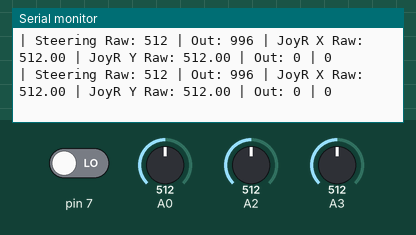
A sketch run on a simulated Arduino Uno, built with avr-gcc and run on an emulated ATmega328P. On the bench: the last lines printed to the serial monitor. The test bench sets the inputs (shaded band); at power-on: A2 = 512, A0 = 512, A3 = 512, pin 7 LOW.

Above: at 1.2 s.
1.3 s: A2 set to 397
At 1.46 s:
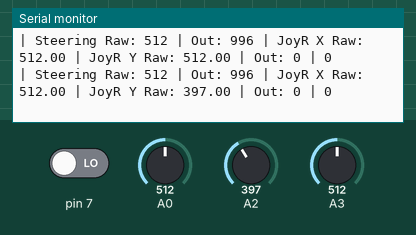
4.3 s: A2 set to 372
At 4.4 s:
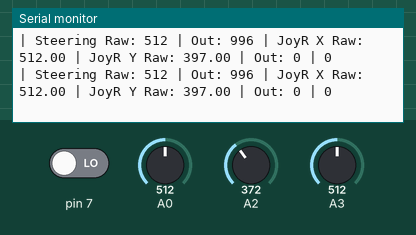
7.3 s: A0 set to 109
At 7.36 s:
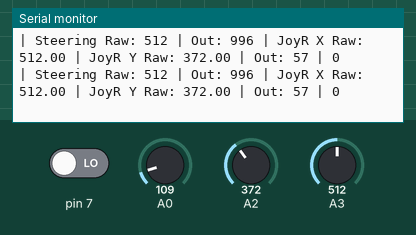
8.8 s: A0 set to 94
At 8.84 s:
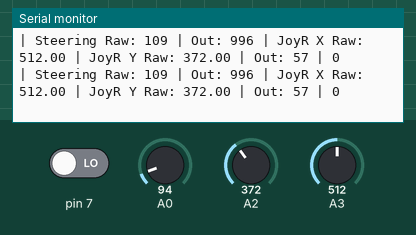
11.8 s: A3 set to 106
At 11.9 s:
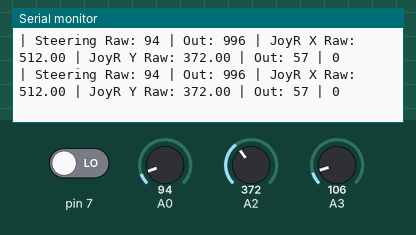
14.8 s: A3 set to 89
At 14.83 s:
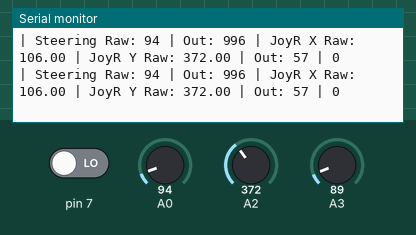
Timing chart, 0 to 17.8 s (numbered marks = the images above; inputs shaded):
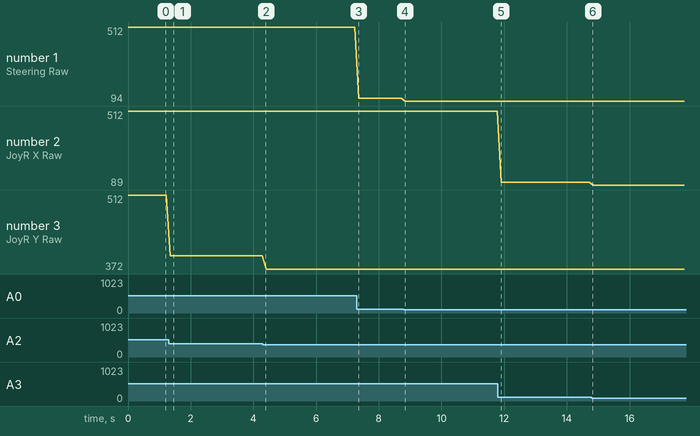

The sketch:

joysticksensoronly.ino
```cpp
int bias = 0;
int trimm_steer = -4;
int trimm_joyry = 0;
static int cutoff_steer = 60;
static int deadzone_steer = 4;
static int cutoff_joyrx = 100;
static int deadzone_joyrx = 3;
static int cutoff_joyry = 100;
static int deadzone_joyry = 3;

void setup() {
  // put your setup code here, to run once:
  pinMode(A0, INPUT);
  pinMode(A1, INPUT);
  pinMode(A2, INPUT);
  pinMode(A3, INPUT);
  pinMode(7, INPUT);
  Serial.begin(9600);
}
int scale(double in, int maxvalue) { //Input needs to start from 0
  int out = (in / maxvalue) * 1000;
  return out;
}

void loop() {
  //Steuerung
  int readsteer = analogRead(A0); //782-1023 linear Mitte bei 903
  int out_steer = readsteer;
  if (readsteer > 903 - deadzone_steer && readsteer < 903 + deadzone_steer) out_steer = 903;
  if (readsteer > 903 + cutoff_steer) out_steer = 903 + cutoff_steer;
  if (readsteer < 903 - cutoff_steer) out_steer = 903 - cutoff_steer;
  out_steer = out_steer - 782 - cutoff_steer; //Adjust to 0-241 INVERTED!
  out_steer = scale(out_steer, 241-2*cutoff_steer)+trimm_steer; //Scale to 0-1000 INVERTED!
  out_steer = -(out_steer-1000);
  //Rechter Joystick Y-Achse
  double yachse = analogRead(A2); //140-970
  int out_joyry = yachse;
  if (yachse > 246 - deadzone_joyry && yachse < 246 + deadzone_joyry) out_joyry = 246;
  out_joyry = out_joyry - 140; //Adjust
  if (out_joyry>246) out_joyry=246;
  out_joyry = scale(out_joyry, 246)+trimm_joyry; //Scale to 0-1000 I
  if (out_joyry>400 && out_joyry <600) out_joyry=500;
  out_joyry = -(out_joyry-1000);
  double xachse = analogRead(A3); //140-970
  boolean switcha = digitalRead(7);


  //Reset Bias with Input
  Serial.print("| Steering Raw: ");
  Serial.print(readsteer);
  Serial.print(" | Out: ");
  Serial.print(out_steer);
  Serial.print(" | JoyR X Raw: ");
  Serial.print(xachse);
  Serial.print(" | JoyR Y Raw: ");
  Serial.print(yachse);
  Serial.print(" | Out: ");
  Serial.print(out_joyry);
  Serial.print(" | ");
  Serial.print(switcha);
  Serial.print("\n");


  delay(100);
}
```

Measured:
- after the input at 1.3 s, the serial monitor: prints a new line after 0.05 s (image 1)
- plotted number 1: 512 → 109 after the input at 7.3 s, 109 → 94 after the input at 8.8 s
- plotted number 2: 512 → 106 after the input at 11.8 s, 106 → 89 after the input at 14.8 s
- plotted number 3: 512 → 397 after the input at 1.3 s, 397 → 372 after the input at 4.3 s
